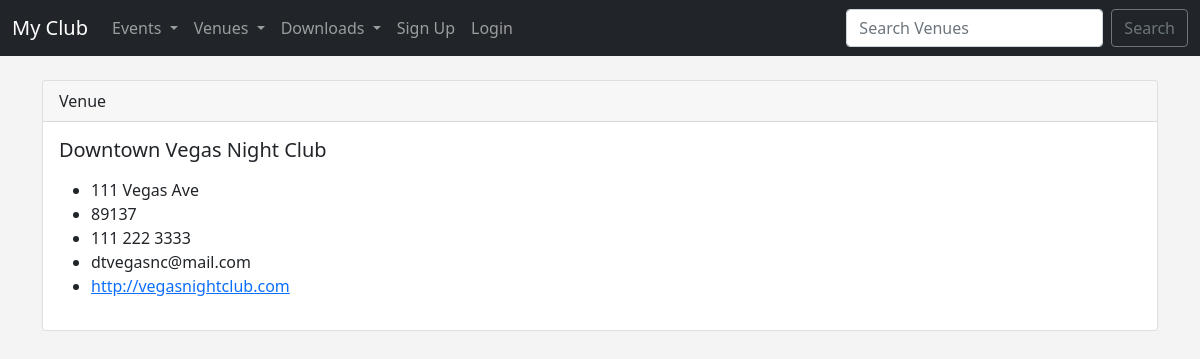
The app's page /show_venue/2 with its own data.
### events/models.py (models this page shows)
class Venue(models.Model):
    name = models.CharField('Venue Name', max_length=120)
    address = models.CharField(max_length=300)
    zip_code = models.CharField('Zip Code', max_length=15)
    phone = models.CharField('Contact Phone', max_length=25, blank=True)
    web = models.URLField('Website Address', blank=True)
    email_address = models.EmailField('Email Address', blank=True)
    def __str__(self):
        return self.name

### events/views.py (the view)
# urls.py: path('show_venue/<venue_id>', views.show_venue, name="show-venue"),
def show_venue(request, venue_id):
    venue = Venue.objects.get(pk=venue_id)
    return render(request,
        'events/show_venue.html', {
        "venue": venue})

### events/templates/events/show_venue.html
{% extends 'events/base.html' %}
{% block content %}
    <div class="card">
      <div class="card-header">
        Venue
      </div>
      <div class="card-body">
        <h5 class="card-title">{{ venue }}</h5>
        <p class="card-text">
          <ul>
            <li>{{ venue.address }}</li>
            <li>{{ venue.zip_code }}</li>
            <li>{{ venue.phone }}</li>
            <li>{{ venue.email_address }}</li>
            <li><a href="{{ venue.web }}">{{ venue.web }}</a></li>
          </ul>
        </p>
      </div>
    </div>
{% endblock %}

### events/templates/events/base.html (style rules this page uses)
body { background: #f4f4f4 }

### records on screen
Venue: name "Downtown Vegas Night Club", address "111 Vegas Ave", zip_code "89137", phone "111 222 3333", email_address "dtvegasnc@mail.com", web "http://vegasnightclub.com"
